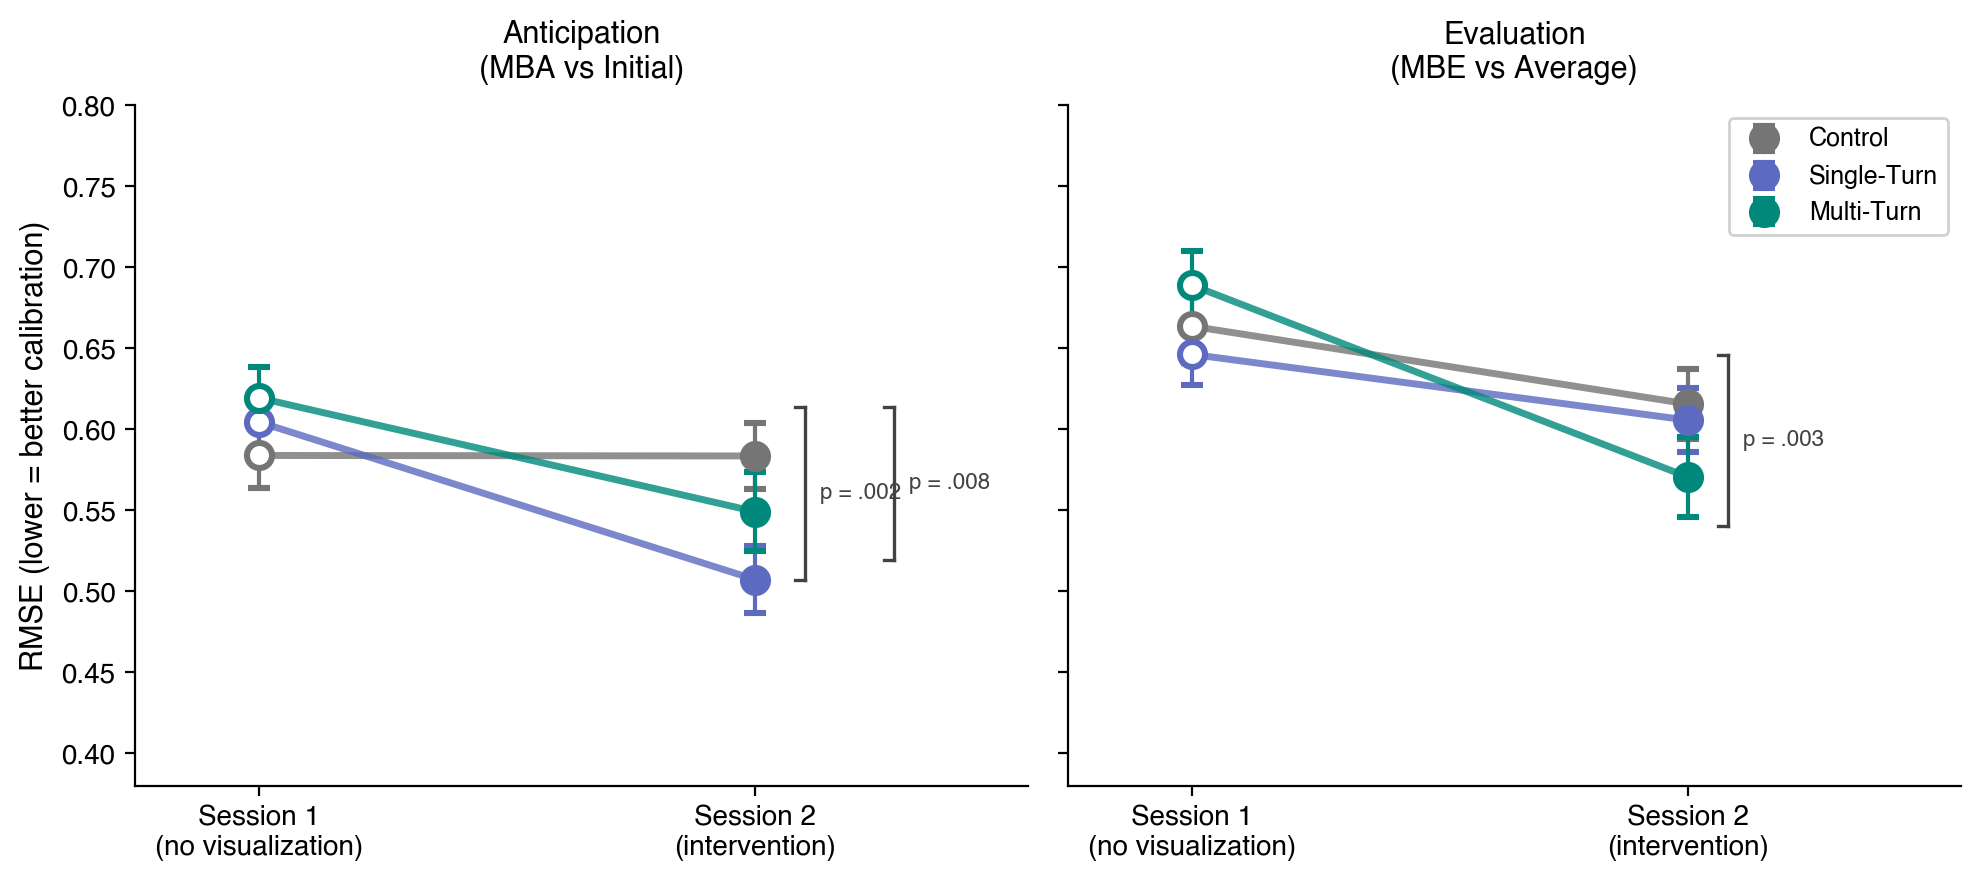

The Python source for this figure:
"""
Figure 3a: Slope/Dumbbell Chart — S1 → S2 Calibration by Condition
Shows baseline equivalence and post-intervention divergence.
Two panels: MBA vs Initial, MBE vs Average.
"""

import pandas as pd
import numpy as np
import matplotlib.pyplot as plt
import matplotlib as mpl

mpl.rcParams['font.family'] = 'Helvetica'
mpl.rcParams['font.sans-serif'] = ['Helvetica', 'Arial', 'DejaVu Sans']

# --- Load data ---
df = pd.read_csv('data_calibration_jasp.csv')

CONDITIONS = ['control', 'single_turn', 'multi_turn']
COND_LABELS = ['Control', 'Single-Turn', 'Multi-Turn']
COND_COLORS = ['#757575', '#5C6BC0', '#00897B']  # gray, indigo, teal

measures = [
    ('mba_initial_rmse', 'Anticipation\n(MBA vs Initial)'),
    ('mbe_avg_rmse', 'Evaluation\n(MBE vs Average)'),
]

fig, axes = plt.subplots(1, 2, figsize=(10, 4.5), dpi=150, sharey=True)

for ax_idx, (measure, title) in enumerate(measures):
    ax = axes[ax_idx]
    s1_col = f's1_{measure}'
    s2_col = f's2_{measure}'

    for c_idx, (cond, label, color) in enumerate(zip(CONDITIONS, COND_LABELS, COND_COLORS)):
        subset = df[df['condition_name'] == cond]
        s1_mean = subset[s1_col].mean()
        s2_mean = subset[s2_col].mean()
        s1_se = subset[s1_col].sem()
        s2_se = subset[s2_col].sem()

        # Offset y-position slightly so lines don't overlap
        y_offset = (c_idx - 1) * 0.03

        # Dumbbell line
        ax.plot([0, 1], [s1_mean + y_offset, s2_mean + y_offset],
                color=color, linewidth=2.5, alpha=0.8, zorder=2)

        # S1 dot (open circle = baseline)
        ax.errorbar(0, s1_mean + y_offset, yerr=s1_se,
                     fmt='o', color=color, markersize=9,
                     markerfacecolor='white', markeredgewidth=2.2,
                     capsize=4, capthick=1.5, elinewidth=1.5, zorder=3)

        # S2 dot (filled = experimental)
        ax.errorbar(1, s2_mean + y_offset, yerr=s2_se,
                     fmt='o', color=color, markersize=9,
                     markerfacecolor=color, markeredgewidth=2.2,
                     capsize=4, capthick=1.5, elinewidth=1.5, zorder=3,
                     label=label)

    ax.set_xticks([0, 1])
    ax.set_xticklabels(['Session 1\n(no visualization)', 'Session 2\n(intervention)'],
                        fontsize=10)
    ax.set_xlim(-0.25, 1.55)
    ax.set_title(title, fontsize=11, fontweight='bold', pad=10)
    ax.spines['top'].set_visible(False)
    ax.spines['right'].set_visible(False)

axes[0].set_ylabel('RMSE (lower = better calibration)', fontsize=11)

# Legend on right panel
axes[1].legend(loc='upper right', fontsize=9, framealpha=0.9)

# Shared y limits
axes[0].set_ylim(0.38, 0.80)

# --- Significance brackets at S2 ---
# Tukey HSD results from ANALYSIS_RESULTS.md Section 3
# MBA vs Initial: Control vs Single p=.002**, Control vs Multi p=.008**
# MBE vs Average: Control vs Multi p=.003**, Single vs Multi p=.093 (ns)

def add_bracket(ax, x, y1, y2, p_text, bracket_x_offset=0.06):
    """Draw a significance bracket at x position between y1 and y2."""
    bx = x + bracket_x_offset
    ax.plot([bx, bx], [y1, y2], color='#424242', linewidth=1.2, zorder=4)
    ax.plot([bx - 0.02, bx], [y1, y1], color='#424242', linewidth=1.2, zorder=4)
    ax.plot([bx - 0.02, bx], [y2, y2], color='#424242', linewidth=1.2, zorder=4)
    mid_y = (y1 + y2) / 2
    ax.text(bx + 0.03, mid_y, p_text, fontsize=8, va='center', ha='left',
            color='#424242')

# Panel 0: MBA vs Initial — S2 means: Control=0.614, Single=0.507, Multi=0.519
# Need actual S2 means (computed from data, not hardcoded)
s2_means = {}
for ax_idx, (measure, title) in enumerate(measures):
    s2_col = f's2_{measure}'
    s2_means[ax_idx] = {}
    for cond in CONDITIONS:
        s2_means[ax_idx][cond] = df[df['condition_name'] == cond][s2_col].mean()

# MBA vs Initial brackets (panel 0)
ax0 = axes[0]
m0 = s2_means[0]
# Control vs Single (p=.002)
add_bracket(ax0, 1, m0['single_turn'], m0['control'], 'p = .002', 0.10)
# Control vs Multi (p=.008)
add_bracket(ax0, 1, m0['multi_turn'], m0['control'], 'p = .008', 0.28)

# MBE vs Average brackets (panel 1)
ax1 = axes[1]
m1 = s2_means[1]
# Control vs Multi (p=.003)
add_bracket(ax1, 1, m1['multi_turn'], m1['control'], 'p = .003', 0.08)

plt.tight_layout()
plt.savefig('plots_finalized/fig3a_slope_viz_vs_control.png',
            bbox_inches='tight', dpi=200)
plt.savefig('plots_finalized/fig3a_slope_viz_vs_control.pdf',
            bbox_inches='tight')
plt.show()
print('Saved fig3a')
